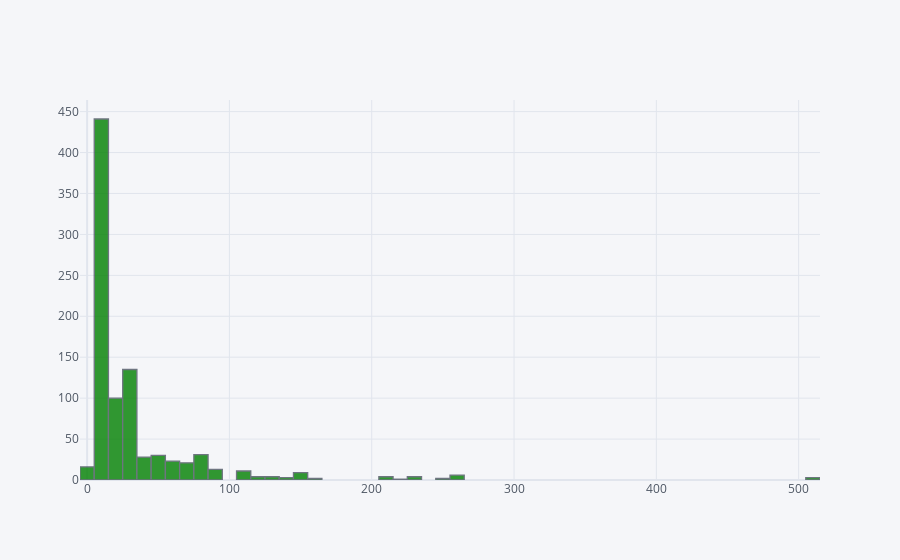

This figure's notebook cell:
### Code cell
train['Fare'].iplot(kind='hist',color='green')

### Figure 1 — Plotly figure (JSON) as saved in the notebook; plotly's stock layout.template omitted (floating-point values rounded to 4 significant figures; data arrays with more than 128 entries replaced by an {"elided": "..."} marker saying what was removed)
{"data": [{"histfunc": "count", "histnorm": "", "marker": {"color": "rgba(0, 128, 0, 1.0)", "line": {"color": "#4D5663", "width": 1.3}}, "name": "Fare", "opacity": 0.8, "orientation": "v", "type": "histogram", "x": {"elided": "891 float values"}}], "layout": {"barmode": "overlay", "legend": {"bgcolor": "#F5F6F9", "font": {"color": "#4D5663"}}, "paper_bgcolor": "#F5F6F9", "plot_bgcolor": "#F5F6F9", "title": {"font": {"color": "#4D5663"}}, "xaxis": {"gridcolor": "#E1E5ED", "showgrid": true, "tickfont": {"color": "#4D5663"}, "title": {"font": {"color": "#4D5663"}, "text": ""}, "zerolinecolor": "#E1E5ED"}, "yaxis": {"gridcolor": "#E1E5ED", "showgrid": true, "tickfont": {"color": "#4D5663"}, "title": {"font": {"color": "#4D5663"}, "text": ""}, "zerolinecolor": "#E1E5ED"}}}
